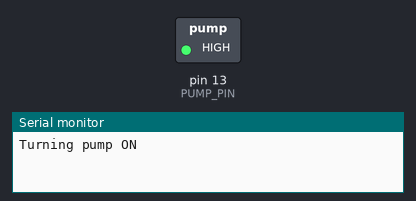
This sketch was run on a simulated Arduino Uno, built with avr-gcc and run on an emulated ATmega328P. Shown: switched loads named in the sketch (green lamp = pin HIGH), the last lines printed to the serial monitor.

Above: at 1.5 s.
At 4.5 s:
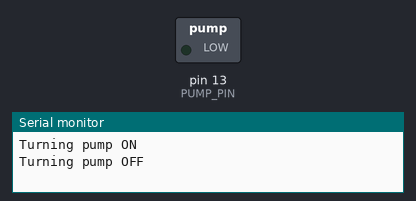
Timing chart, 0 to 7.8 s (numbered marks = the images above):
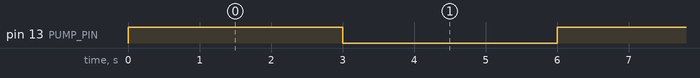

The sketch:

pump.ino
```cpp
// (licence header left out)
#define PUMP_PIN 13

void setup()
{
  pinMode(PUMP_PIN, OUTPUT);

  Serial.begin(115200);
}

void loop()
{
  Serial.println("Turning pump ON");
  digitalWrite(PUMP_PIN, HIGH);
  delay(3000); // Wait three seconds

  Serial.println("Turning pump OFF");
  digitalWrite(PUMP_PIN, LOW);
  delay(3000); // Wait three seconds
}
```

Measured:
- by itself, pin 13 (PUMP_PIN): alternates HIGH for 3.0 s and LOW for 3.0 s
